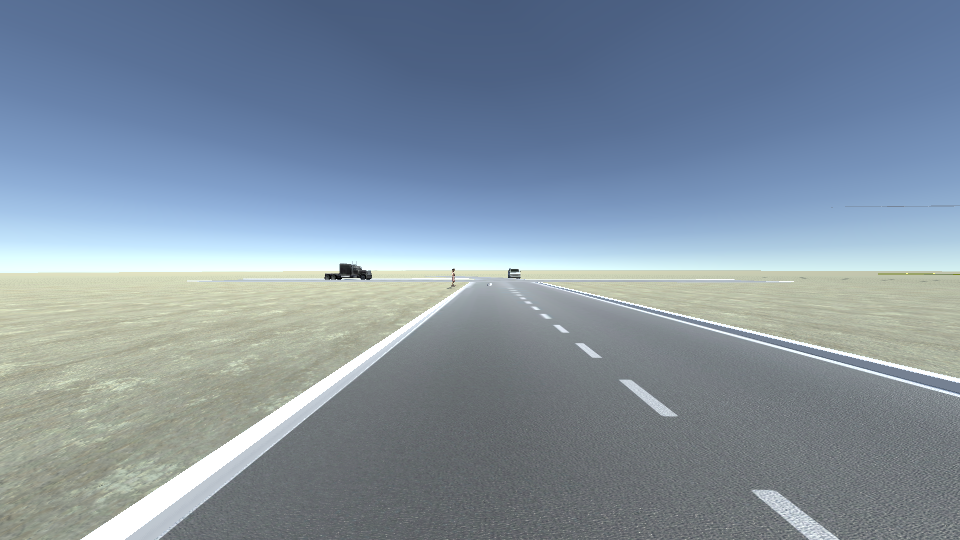
#> input picture images/Busy Town/image0000.png, 960 x 540 px
$ python newFIle.py
#> lines starting #> are read from the running program, lines starting #| are printed output that depends on the picture; after the words box and inside, x2 and y2 are one past the last pixel; in counts of white or black regions, pixels touching at a corner belong together; long printed decimals are rounded
import glob
import os
import cv2 as cv
import matplotlib.pyplot as plt
import numpy as np


def read_images():
    global name
    path = 'images/Busy Town/'

    for name in os.listdir(path):
        if name.endswith(".png") or name.endswith(".jpg"):
            # name.__str__()
            # print(name)

            # Read the image
            image = 'images/Busy Town/' + name  # cv.imread("images/Straight Vertical/" + name)

            array_of_image_urls = [image]
            # print(array_of_image_urls)
            image = cv.imread(image)
            cv.imshow("Raw Stock Image", image)
            break

            # Destroy window when pressing Q
            cv.waitKey(0)  # & 0xFF == ord('q')
            cv.destroyAllWindows()
        else:
            continue
    return image


def create_video():
    img_array = []
    for filename in glob.glob('images/Busy Town/*.png'):
        img = cv.imread(filename)
#> img is the input picture: shape (540, 960, 3); mean B, G, R 161.2, 146.4, 130.7
        H, W, layers = img.shape
#> H = 540; W = 960; layers = 3
        size = (W, H)
#> size = (960, 540)
        img_array.append(img)

    video_output = cv.VideoWriter('video.avi', cv.VideoWriter_fourcc(*'DIVX'), 15, size)

    for i in range(len(img_array)):
        video_output.write(img_array[i])
#> this loop made 3 passes
    video_output.release()


create_video()

image = read_images()


# plt.imshow(image)
# plt.title("Stock Image")
# plt.show()

# Press 'Q' to close window
def quit(subject):
    if subject.key == 'q':
        plt.close()


def image_grey(original_img):
    # Image conversion to black and white
    original_img = cv.cvtColor(original_img, cv.COLOR_BGR2GRAY)
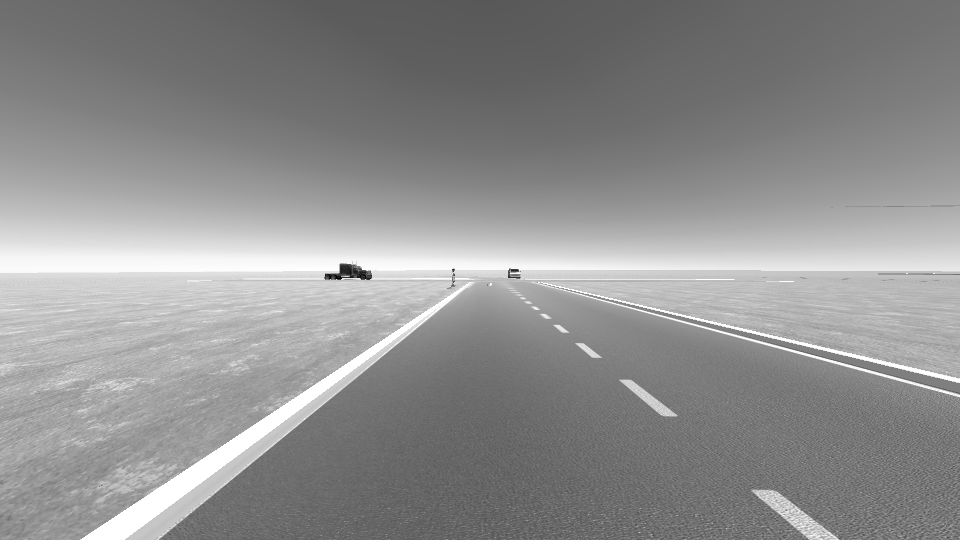
#> original_img: shape (540, 960); min 0, max 255, mean 143.4

    # Show the image
    # plt.title("Image Grey Scaled")
    # plt.imshow(original_img, cmap='gray')
    # plt.show()
    return original_img


# Function to Blur the image
def image_blur(grey_image):
    # Bluring the image
    Img_blur = cv.GaussianBlur(grey_image, (5, 5), 0)

    # plt.title("Image Blurred")
    # plt.imshow(Img_blur, cmap='gray')
    # plt.show()
    return Img_blur


# The blurred Image returned (calls function)
# blur = image_blur(grey_Image)


# Canny Edge Detection - passing the blurred grey image
def image_canny(blur_img):
    img_canny = cv.Canny(blur_img, 100, 200)
    # plt.title("Canny Image")
    # plt.imshow(img_canny, cmap='gray')
    # plt.show()
    return img_canny


# Canny Image (calls function)
# canny = image_canny(blur)
# The grey Image returned (calls function)
grey_Image = image_grey(image)


# Function looks at just the white road lines.
# Using HSV Colourspace (Hue, Saturation, Value)
def identify_lines(img):
    original_img = cv.cvtColor(image, cv.COLOR_BGR2HSV)
#> original_img: shape (540, 960, 3); mean H, S, V 90.5, 57.2, 165.1

    # Identifying the white line using HSV placing into np.array
    upper_white = np.array([255, 7, 230], dtype=np.uint8)
    lower_white = np.array([0, 0, 0], dtype=np.uint8)

    # Masking the white
    white_mask = cv.inRange(original_img, lower_white, upper_white)
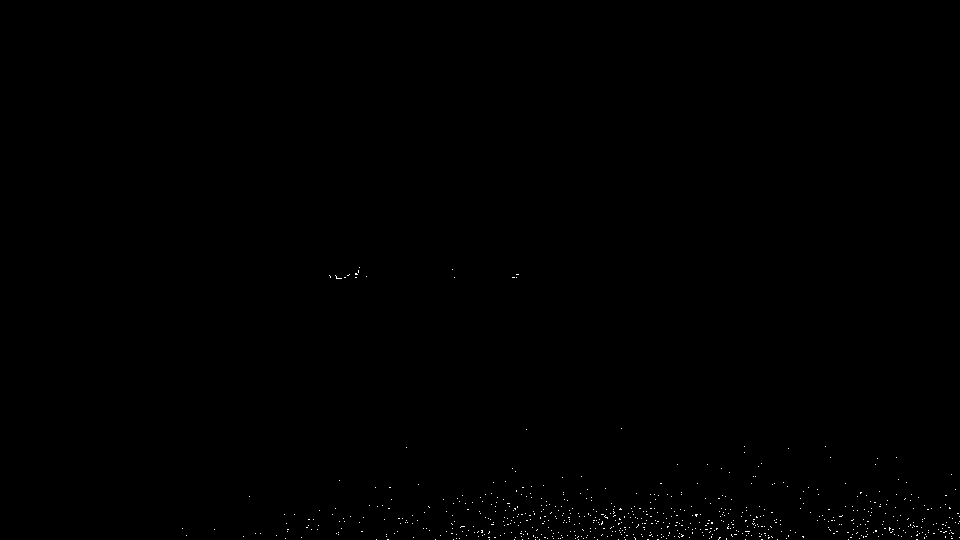
#> white_mask: shape (540, 960); 0.18% white in thin lines or dots, all inside (x1, y1, x2, y2) = (182, 267, 960, 540)

    # A threshold to target only white colours in the image
    masked_image = cv.bitwise_and(img, white_mask)

    # plt.imshow(masked_image)
    # plt.title('Masked white image')
    # plt.show()

    return masked_image


lane_lines = identify_lines(grey_Image)


# Declaring a region of interest within an image
def region_of_interest(img):
    # Getting height and width of the image we want to use
    img_height = img.shape[0]
    img_width = img.shape[1]
    print("Image Height", img_height)
    print("Image Width", img_width, '\n')

    roi_triangle = np.array([
        [(0, 478), (440, 216), (490, 216), (img_width, img_height)]
    ])

    # Creating a mask for the image
    img_mask = np.zeros_like(img)

    # Combining the mask
    img_mask = cv.fillPoly(img_mask, roi_triangle, 255)
    img_mask = cv.bitwise_and(img, img_mask)

    # Displaying
    # plt.imshow(img_mask)
    # plt.title("Masked ROI Image")
    # plt.show()

    return img_mask


roi = region_of_interest(lane_lines)
#| Image Height 540
#| Image Width 960


def hough_algorithm():
    # This is an array
    hough_transform_output = cv.HoughLinesP(roi, rho=2, theta=3.642 / 180, threshold=100, minLineLength=40,
                                            maxLineGap=5)
#> hough_transform_output = None

    # Displaying
    # print(type(lane_lines_array))
    # print(lane_lines_array)

    return hough_transform_output


lane_lines_array = hough_algorithm()


def average_function(value):
    start = 0
    for i in value:
        start = start + i

    average = start / len(value)

    return average


def display(masked_image, output):
    black_img = np.zeros_like(masked_image, 'uint8')

    # Simple if statement to discover lines
    if output is not None:
        for single_line in output:
            x1, y1, x2, y2 = single_line

            print("x1 ", x1)
            print("y1 ", y1)
            print("x2 ", x2)
            print("y2 ", y2)

            # Drawing the line onto the black image
            cv.line(black_img, (x1, y1), (x2, y2), (0, 0, 255), 9)
    else:
        print("No lines detected")

    return black_img


def lane_line_average(declared_roi, hough_transform_lines):
    left_lane = []
    right_lane = []

    for line in hough_transform_lines:
        # Array from hough transformation
        print(line)
        x1, y1, x2, y2 = line.reshape(4)

        # [4 lines of commented-out code are left out]

        x1_array_numpy = np.array(x1)
        y1_array_numpy = np.array(y1)
        x2_array_numpy = np.array(x2)
        y2_array_numpy = np.array(y2)

        # Type = (numpy.ndarray)
        # print(type(x1_array))

        print("x1_array_numpy", x1_array_numpy)
        print("y1_array_numpy", y1_array_numpy)
        print("x2_array_numpy", x2_array_numpy)
        print("y2_array_numpy", y2_array_numpy, "\n")

        # Polynomial fit (finds the least square polynominal fit)
        # (best fitting curve to a given set of points)
        # using x1, x2, y1, y2
        polyfit_value = np.polyfit((x1, x2), (y1, y2), 1)
        print("polyfit_value = ", polyfit_value)

        slope_of_line_seg = polyfit_value[0]
        y_intercept = polyfit_value[1]
        print("polyfit_value[0] (slope_of_line_seg) = ", polyfit_value[0])
        print("polyfit_value[1] (y_intercept) = ", polyfit_value[1], '\n')

        if slope_of_line_seg < 0:
            # If the slope is < 0 add to left_lines array
            left_lane.append((slope_of_line_seg, y_intercept))
        else:
            # else add to right_lines array
            right_lane.append((slope_of_line_seg, y_intercept))

    # We expect left line to start with NEGATIVE slope
    print("Left Line Values [NEGATIVE SLOPE] = ", left_lane)
    print("Right Line Values [POSITIVE SLOPE] = ", right_lane, '\n')

    # Averaging the values we got from left_lane, right_lane tuple arrays
    # Axis=0 computes the mean value over flattened array, along with rows
    left_lane_average = np.mean(left_lane, axis=0)
    right_lane_average = np.mean(right_lane, axis=0)
    print("Left lane average number: ", left_lane_average)
    print("Right lane average number: ", right_lane_average, "\n")

    # Adding the points to all masked image
    right_lane_line = calc_lane_point(roi, right_lane_average)
    left_lane_line = calc_lane_point(roi, left_lane_average)

    return [left_lane_line, right_lane_line]


# This function averages the lines taken in from the hough_algorithm() function
# It finds the average slope and y intercepts per line segment
# Displaying one slide line
def calc_lane_point(masked_image, lane_point_average):
    slope_of_line, y_intercept = lane_point_average

    # This is the image height of the given image we pass
    y1 = masked_image.shape[0]

    # This is how long we want the lines to be in our image
    y2 = int(y1 * (3 / 4))

    x1 = int((y1 - y_intercept) / slope_of_line)
    x2 = int((y2 - y_intercept) / slope_of_line)

    return [x1, y1, x2, y2]


# [11 lines of commented-out code are left out]

'''## THE CORE OF THE WORK ##'''
#img_copy = cv.imread('images/Curve Road/image0006.png')
img_copy = np.copy(image)

# Step 1: Turn the image grey
grey = image_grey(img_copy)

# Step 2: Add the blur
blur_grey_img = image_blur(grey)

# Step 3: Canny Edge
edge_detection = image_canny(blur_grey_img)
#> in image_canny, `img_canny = cv.Canny(blur_img, 100, 200)`:
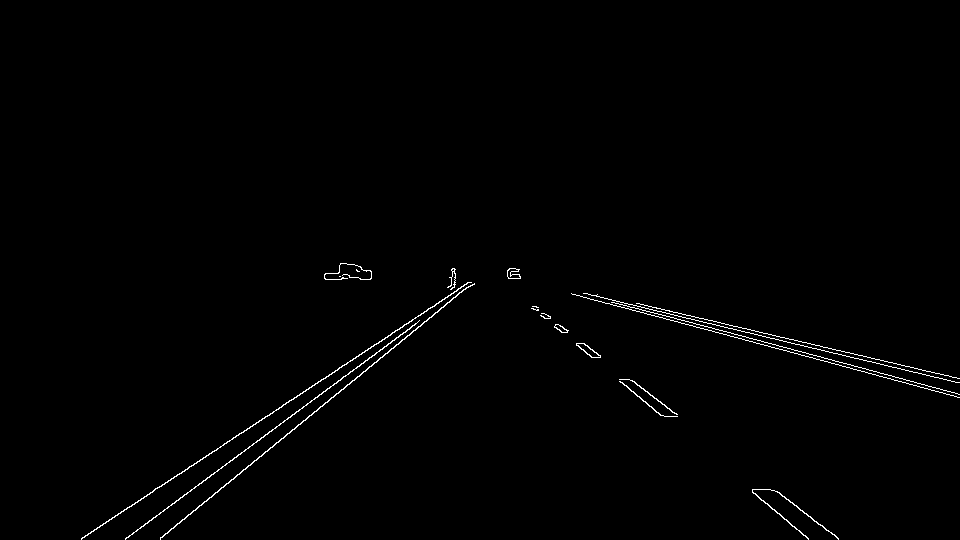
#> img_canny: shape (540, 960); 0.77% white in thin lines or dots, all inside (x1, y1, x2, y2) = (81, 263, 960, 540)

# Step 4: Isolate our area of interest
region = region_of_interest(edge_detection)
#| Image Height 540
#| Image Width 960
#> in region_of_interest (call 2), `img_mask = cv.bitwise_and(img, img_mask)`:
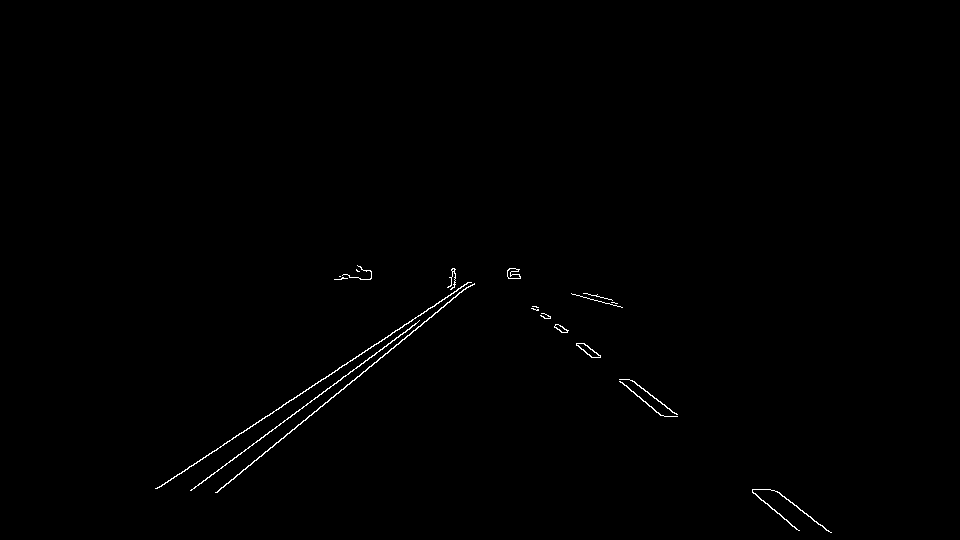
#> img_mask: shape (540, 960); 0.43% white in thin lines or dots, all inside (x1, y1, x2, y2) = (155, 265, 832, 533)

# plt.imshow(region)
# plt.title("ROI")
# plt.show()

# Step 5: Hough Transformation
output = cv.HoughLinesP(region, rho=2, theta=3.642/180, threshold=100, minLineLength=35, maxLineGap=5)
#> output = [[224, 443, 470, 282], [216, 492, 327, 402], [191, 490, 419, 320], [218, 490, 387, 353], [776, 491, 830, 532], [619, 381, 660, 415], [157, 488, 337, 370], [620, 381, 661, 415], [320, 406, 468, 286], [752, 492, 798, 530], [631, 380, 669, 408], [237, 474, 470, 285]]

# Step 6: Average the lines found
avg = lane_line_average(img_copy, output)
#> the loop in lane_line_average, `for line in hough_transform_lines:` made 12 passes
#> (x1, y1, x2, y2, x1_array_numpy, y1_array_numpy, x2_array_numpy, y2_array_numpy) on passes 1 to 12: (224, 443, 470, 282, 224, 443, 470, 282), (216, 492, 327, 402, 216, 492, 327, 402), (191, 490, 419, 320, 191, 490, 419, 320), (218, 490, 387, 353, 218, 490, 387, 353), (776, 491, 830, 532, 776, 491, 830, 532), (619, 381, 660, 415, 619, 381, 660, 415), (157, 488, 337, 370, 157, 488, 337, 370), (620, 381, 661, 415, 620, 381, 661, 415), (320, 406, 468, 286, 320, 406, 468, 286), (752, 492, 798, 530, 752, 492, 798, 530), (631, 380, 669, 408, 631, 380, 669, 408), (237, 474, 470, 285, 237, 474, 470, 285)
#> (printed output is left out)
#> after the loop in lane_line_average, `for line in hough_transform_lines:`: left_lane = [(-0.654, 589.6), (-0.811, 667.1), (-0.746, 632.4), (-0.811, 666.7), (-0.656, 590.9), (-0.811, 665.5), (-0.811, 666.2)]; right_lane = [(0.759, -98.19), (0.829, -132.3), (0.829, -133.1), (0.826, -129.2), (0.737, -84.95)]
#| Left Line Values [NEGATIVE SLOPE] =  [(-0.6545, 589.602), (-0.8108, 667.135), (-0.7456, 632.412), (-0.8107, 666.722), (-0.6556, 590.922), (-0.8108, 665.459), (-0.8112, 666.245)]
#| Right Line Values [POSITIVE SLOPE] =  [(0.7593, -98.185), (0.8293, -132.317), (0.8293, -133.146), (0.8261, -129.217), (0.7368, -84.947)]
#> in lane_line_average, `left_lane_average = np.mean(left_lane, axis=0)`: left_lane_average = [-0.757, 639.8]
#> in lane_line_average, `right_lane_average = np.mean(right_lane, axis=0)`: right_lane_average = [0.796, -115.6]
#| Left lane average number:  [ -0.757 639.785]
#| Right lane average number:  [   0.7961 -115.563]
#> in calc_lane_point, `slope_of_line, y_intercept = lane_point_average`: slope_of_line = 0.796; y_intercept = -115.6
#> in calc_lane_point, `x1 = int((y1 - y_intercept) / slope_of_line)`: x1 = 823
#> in calc_lane_point, `x2 = int((y2 - y_intercept) / slope_of_line)`: x2 = 653
#> in lane_line_average, `right_lane_line = calc_lane_point(roi, right_lane_average)`: right_lane_line = [823, 540, 653, 405]
#> in lane_line_average, `left_lane_line = calc_lane_point(roi, left_lane_average)`: left_lane_line = [131, 540, 310, 405]
#> avg = [[131, 540, 310, 405], [823, 540, 653, 405]]

print("Average Lines", avg)
#| Average Lines [[131, 540, 310, 405], [823, 540, 653, 405]]

# Step 6: Add blue lines to mask
blue_lines = display(img_copy, avg)
#> the loop in display, `for single_line in output:` made 2 passes
#| x1  131
#| y1  540
#| x2  310
#| y2  405
#| x1  823
#| y1  540
#| x2  653
#| y2  405
#> after the loop in display, `for single_line in output:`:
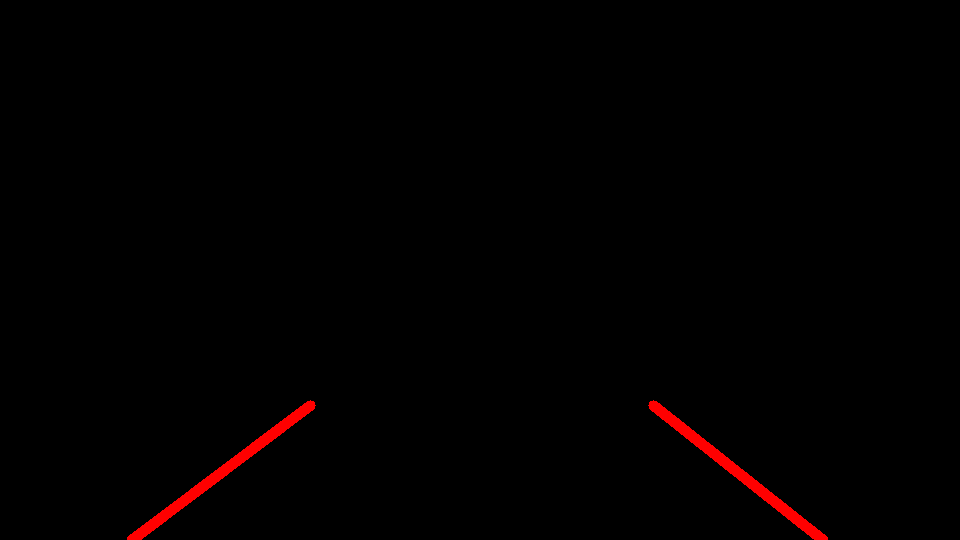
#> black_img: shape (540, 960, 3); mean of channels 0, 1, 2 0, 0, 2.4; drawn as B, G, R

# Step 7: Add the wights to the image
add_weights = cv.addWeighted(img_copy, 0.8, blue_lines, 1, 1)
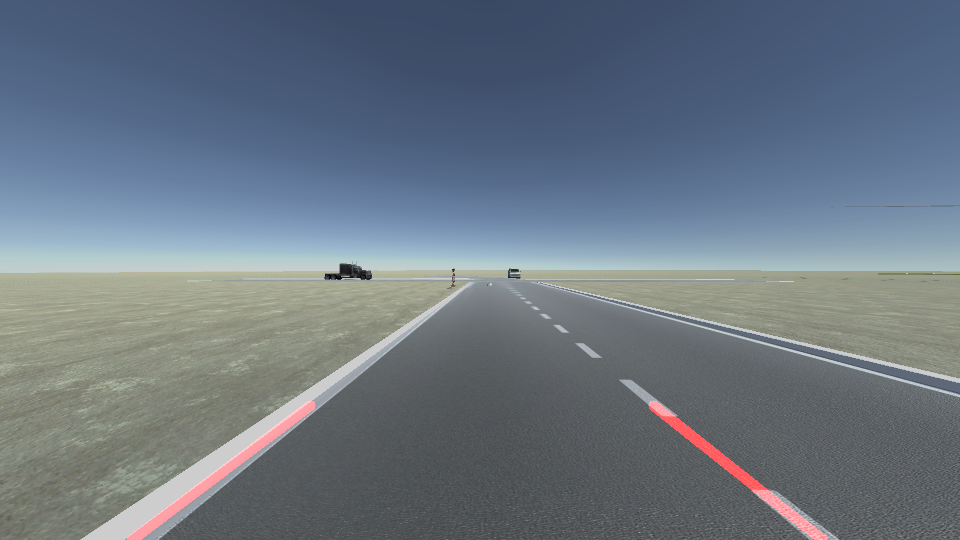
#> add_weights: shape (540, 960, 3); mean B, G, R 130, 118.1, 106.6

# Step 8: Display
plt.imshow(add_weights)
plt.title("Please work")
plt.show()

read_images()
